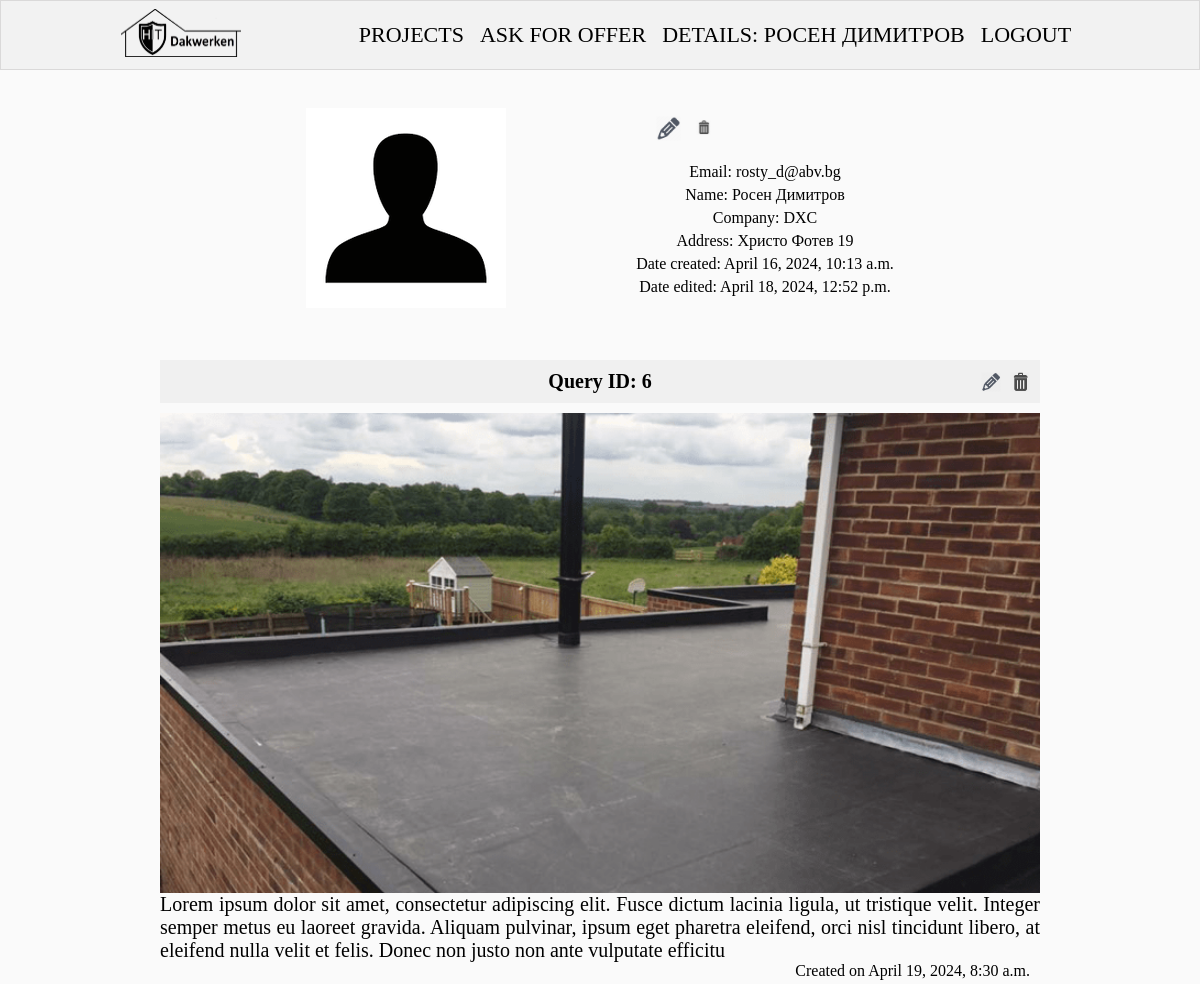
The app's page /accounts/details/1/ (signed in, upper part), older data.
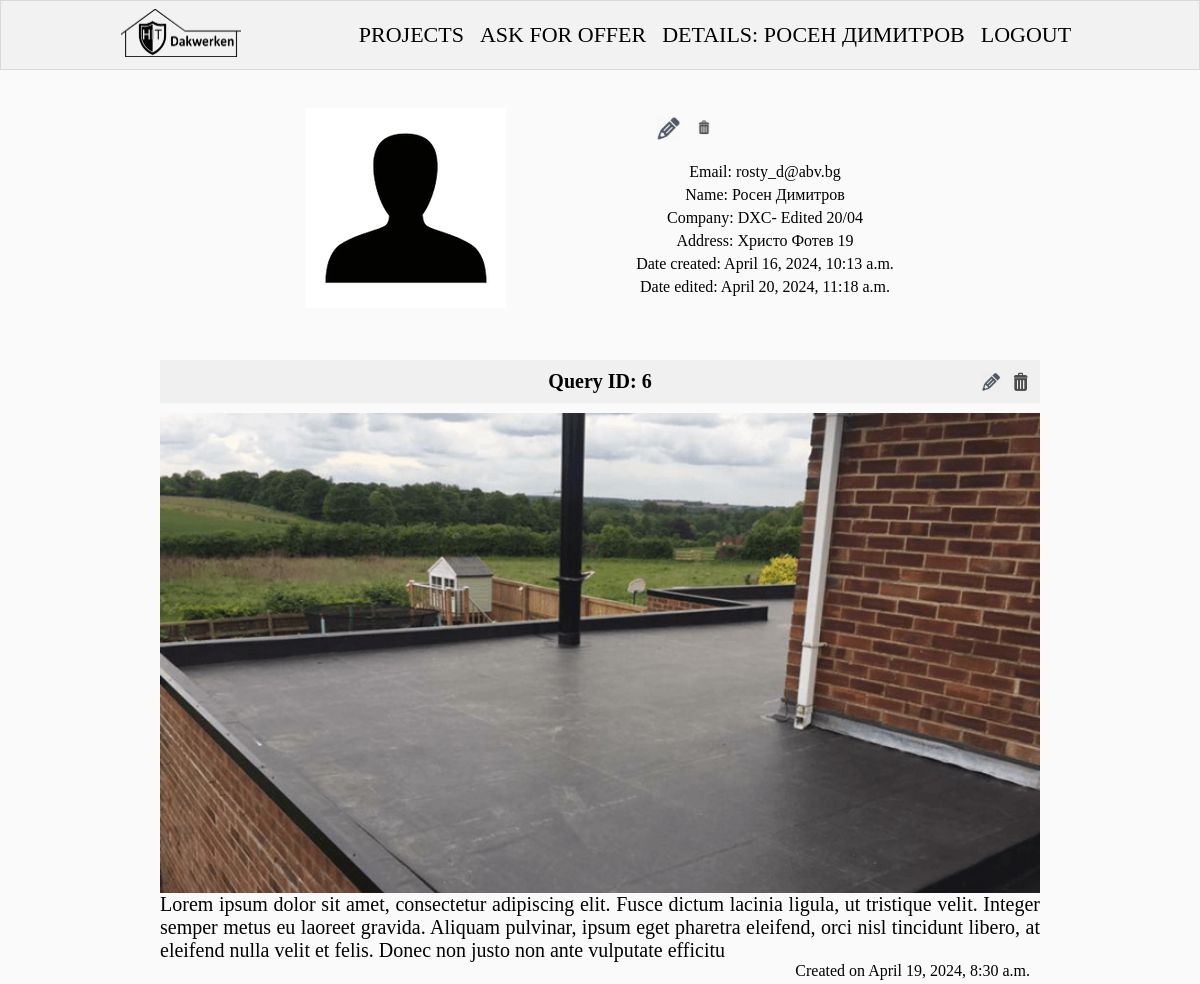
The same page, newer data.
### hit_dakwerken/accounts/models.py (models this page shows)
class AppUser(auth_models.AbstractBaseUser, auth_models.PermissionsMixin):
    USERNAME_FIELD = 'email'
    objects = AppUserManager()
    email = models.EmailField(
        null=False,
        blank=False,
        unique=True,
    )
    is_staff = models.BooleanField(
        default=False,
    )
    @property
    def full_name(self):
        if hasattr(self, 'appuserprofile'):
            if self.appuserprofile.first_name and self.appuserprofile.last_name:
                return f'{self.appuserprofile.first_name} {self.appuserprofile.last_name}'
            elif self.appuserprofile.first_name or self.appuserprofile.last_name:
                return self.appuserprofile.first_name or self.appuserprofile.last_name
        return self.email.split('@')[0]

class AppUserProfile(models.Model):
    NAME_MAX_LENGTH = 50
    NAME_MIN_LENGTH = 2
    COMPANY_NAME_MAX_LENGTH = 50
    COMPANY_NAME_MIN_LENGTH = 2
    COMPANY_URL_MAX_LENGTH = 255
    first_name = models.CharField(
        max_length=NAME_MAX_LENGTH,
        validators=(
            validators.MinLengthValidator(NAME_MIN_LENGTH),
        ),
        null=True,
        blank=True,
    )
    last_name = models.CharField(
        max_length=NAME_MAX_LENGTH,
        validators=(
            validators.MinLengthValidator(NAME_MIN_LENGTH),
        ),
        null=True,
        blank=True,
    )
    company_address = models.CharField(
        max_length=NAME_MAX_LENGTH,
        validators=(
            validators.MinLengthValidator(NAME_MIN_LENGTH),
        ),
        null=True,
        blank=True,
    )
    company_name = models.CharField(
        max_length=COMPANY_NAME_MAX_LENGTH,
        validators=(
            validators.MinLengthValidator(COMPANY_NAME_MIN_LENGTH),
        ),
        null=True,
        blank=True,
    )
    company_url = models.URLField(
        max_length=COMPANY_URL_MAX_LENGTH,
        null=True,
        blank=True,
    )
    user = models.OneToOneField(
        AppUser,
        on_delete=models.CASCADE,
        primary_key=True,
    )
    created_on = models.DateTimeField(
        auto_now_add=True,
    )
    edited_on = models.DateTimeField(
        auto_now=True,
    )

### hit_dakwerken/accounts/views.py (the view)
# urls.py: path('details/<int:pk>/', DetailsUserView.as_view(), name='profile details'),
class DetailsUserView(auth_mixins.LoginRequiredMixin, views.DetailView):
    template_name = 'accounts/profile-details.html'
    model = UserModel
    def get_context_data(self, **kwargs):
        context = super().get_context_data(**kwargs)
        queries = Query.objects.filter(user=self.request.user)
        context['queries'] = queries
        return context

### templates/accounts/profile-details.html (shortened to what this page needs)
{% extends 'base.html' %}
{% load static %}
{% block content %}
    <div class="container">
        <div class="profile-data">
            <div class="profile_img">
                <div class="image">
                    <img src="{% static 'images/person.png' %}" alt="img8">
                </div>
            </div>
            <div class="personal">
                <div class="edit">
                    {% if object.pk == request.user.pk %}
                        <a href="{% url 'profile edit' pk=object.pk %}">
                            <img class="edit-img" src="{% static '/images/edit-pen-icon-6.jpg' %}"
                                 alt="edit button">
                        </a>
                        <a href="{% url 'profile delete' pk=object.pk %}">
                            <img class="bin-img" src="{% static '/images/icon-remove-22.jpg' %}" alt="bin button">
                        </a>
                    {% endif %}
                </div>
                <p class="email">Email: {{ request.user.email }}</p>
                {% if not object.full_name == request.user.email %}
                    <h3 class="names">Name: {{ request.user.full_name }}</h3>
                {% else %}
                    <h3 class="names">Name: N/A</h3>
                {% endif %}
                {% if request.user.appuserprofile.company_name %}
                    <h3 class="names">Company: {{ request.user.appuserprofile.company_name }}</h3>
                {% else %}
                    <h3 class="names">Company: N/A</h3>
                {% endif %}
                {% if request.user.appuserprofile.company_address %}
                    <h3 class="names">Address: {{ request.user.appuserprofile.company_address }}</h3>
                {% else %}
                    <h3 class="names">Address: N/A</h3>
                {% endif %}
                <h3 class="names">Date created: {{ request.user.appuserprofile.created_on }}</h3>
                <h3 class="names">Date edited: {{ request.user.appuserprofile.edited_on }}</h3>
            </div>
        </div>
    </div>
    {% for query in queries %}
        <div class="container-profile">
        <div class="project-main">
            <p class="title">Query ID: {{ query.pk }}</p>
            <div class="imgBx" id="{{ query.pk }}">
                <img src="/media/{{ query.photo }}" alt="post" class="imgBx-image">
                <div class="edit-delete-btns">
                    <a href="{% url 'query edit' pk=query.pk %}">
                        <img class="edit-img" src="{% static 'images/edit-pen-icon-6.jpg' %}" alt="edit button">
                    </a>
                    <a href="{% url 'query delete' pk=query.pk %}">
                        <img class="bin-img" src="{% static 'images/icon-remove-22.jpg' %}" alt="bin button">
                    </a>
                </div>
            </div>
            <p class="content">{{ query.description }}</p>
            <h5 class="postTime">Created on {{ query.published_on }}</h5>
        </div>
    {% endfor %}
{% endblock %}

### templates/common/header.html (shortened to what this page needs)
{% load static %}
<header>
    <nav class="navbar">
        <div class="container">
            <div class="logo">
                <a href="{% url 'home' %}">
                    <img width="120px" src="{% static '/images/hit_logo.jpg' %}"
                         alt="img1">
                </a>
            </div>
            <div class="nav-links">
                <ul class="nav-group">
                    <li class="nav-item">
                        <a href="{% url 'projects' %}">
                            <i>PROJECTS</i>
                        </a>
                    </li>
                    <li class="nav-item">
                        <a href="{% url 'query create' %}">
                            <i>ASK FOR OFFER</i>
                        </a>
                    </li>
                    {% if request.user.is_authenticated %}
                        <li class="nav-item">
                            <a href="{% url 'profile details' pk=request.user.pk %}">
                                <i>DETAILS: {{ request.user.full_name|upper }}</i>
                            </a>
                        </li>
                        <li class="nav-item">
                            <a href="{% url 'logout' %}">
                                <i>LOGOUT</i>
                            </a>
                        </li>
                    {% endif %}
                </ul>
            </div>
        </div>
    </nav>
</header>

Row changes from the older to the newer data that the page shows:
changed AppUser "rosty_d@abv.bg": user.appuserprofile.company_name "DXC" → "DXC- Edited 20/04"; user.appuserprofile.edited_on "April 18, 2024, 12:52 p.m." → "April 20, 2024, 11:18 a.m."
